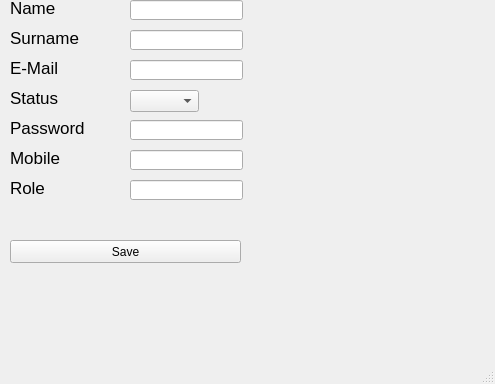
<?xml version="1.0" encoding="UTF-8"?>
<ui version="4.0">
 <class>MainWindow</class>
 <widget class="QMainWindow" name="MainWindow">
  <property name="geometry">
   <rect>
    <x>0</x>
    <y>0</y>
    <width>495</width>
    <height>384</height>
   </rect>
  </property>
  <property name="windowTitle">
   <string>MainWindow</string>
  </property>
  <widget class="QWidget" name="centralwidget">
   <widget class="QLineEdit" name="nameTxt">
    <property name="geometry">
     <rect>
      <x>130</x>
      <y>0</y>
      <width>113</width>
      <height>20</height>
     </rect>
    </property>
   </widget>
   <widget class="QLabel" name="label">
    <property name="geometry">
     <rect>
      <x>10</x>
      <y>0</y>
      <width>71</width>
      <height>16</height>
     </rect>
    </property>
    <property name="font">
     <font>
      <pointsize>13</pointsize>
     </font>
    </property>
    <property name="text">
     <string>Name</string>
    </property>
   </widget>
   <widget class="QLineEdit" name="surnameTxt_2">
    <property name="geometry">
     <rect>
      <x>130</x>
      <y>30</y>
      <width>113</width>
      <height>20</height>
     </rect>
    </property>
   </widget>
   <widget class="QLabel" name="label_2">
    <property name="geometry">
     <rect>
      <x>10</x>
      <y>30</y>
      <width>71</width>
      <height>16</height>
     </rect>
    </property>
    <property name="font">
     <font>
      <pointsize>13</pointsize>
     </font>
    </property>
    <property name="text">
     <string>Surname</string>
    </property>
   </widget>
   <widget class="QLineEdit" name="emailTxt">
    <property name="geometry">
     <rect>
      <x>130</x>
      <y>60</y>
      <width>113</width>
      <height>20</height>
     </rect>
    </property>
   </widget>
   <widget class="QLabel" name="label_3">
    <property name="geometry">
     <rect>
      <x>10</x>
      <y>60</y>
      <width>101</width>
      <height>16</height>
     </rect>
    </property>
    <property name="font">
     <font>
      <pointsize>13</pointsize>
     </font>
    </property>
    <property name="text">
     <string>E-Mail</string>
    </property>
   </widget>
   <widget class="QLabel" name="label_4">
    <property name="geometry">
     <rect>
      <x>10</x>
      <y>90</y>
      <width>71</width>
      <height>16</height>
     </rect>
    </property>
    <property name="font">
     <font>
      <pointsize>13</pointsize>
     </font>
    </property>
    <property name="text">
     <string>Status</string>
    </property>
   </widget>
   <widget class="QComboBox" name="statusBox">
    <property name="geometry">
     <rect>
      <x>130</x>
      <y>90</y>
      <width>69</width>
      <height>22</height>
     </rect>
    </property>
    <property name="editable">
     <bool>false</bool>
    </property>
   </widget>
   <widget class="QPushButton" name="saveBtn">
    <property name="geometry">
     <rect>
      <x>10</x>
      <y>240</y>
      <width>231</width>
      <height>23</height>
     </rect>
    </property>
    <property name="text">
     <string>Save</string>
    </property>
   </widget>
   <widget class="QLineEdit" name="mobileTxt">
    <property name="geometry">
     <rect>
      <x>130</x>
      <y>150</y>
      <width>113</width>
      <height>20</height>
     </rect>
    </property>
   </widget>
   <widget class="QLabel" name="label_5">
    <property name="geometry">
     <rect>
      <x>10</x>
      <y>120</y>
      <width>81</width>
      <height>16</height>
     </rect>
    </property>
    <property name="font">
     <font>
      <pointsize>13</pointsize>
     </font>
    </property>
    <property name="text">
     <string>Password</string>
    </property>
   </widget>
   <widget class="QLineEdit" name="roleTxt">
    <property name="geometry">
     <rect>
      <x>130</x>
      <y>180</y>
      <width>113</width>
      <height>20</height>
     </rect>
    </property>
   </widget>
   <widget class="QLabel" name="label_6">
    <property name="geometry">
     <rect>
      <x>10</x>
      <y>150</y>
      <width>71</width>
      <height>16</height>
     </rect>
    </property>
    <property name="font">
     <font>
      <pointsize>13</pointsize>
     </font>
    </property>
    <property name="text">
     <string>Mobile</string>
    </property>
   </widget>
   <widget class="QLineEdit" name="passwordTxt">
    <property name="geometry">
     <rect>
      <x>130</x>
      <y>120</y>
      <width>113</width>
      <height>20</height>
     </rect>
    </property>
   </widget>
   <widget class="QLabel" name="label_7">
    <property name="geometry">
     <rect>
      <x>10</x>
      <y>180</y>
      <width>101</width>
      <height>16</height>
     </rect>
    </property>
    <property name="font">
     <font>
      <pointsize>13</pointsize>
     </font>
    </property>
    <property name="text">
     <string>Role</string>
    </property>
   </widget>
  </widget>
  <widget class="QMenuBar" name="menubar">
   <property name="geometry">
    <rect>
     <x>0</x>
     <y>0</y>
     <width>495</width>
     <height>21</height>
    </rect>
   </property>
  </widget>
  <widget class="QStatusBar" name="statusbar"/>
 </widget>
 <resources/>
 <connections/>
</ui>
